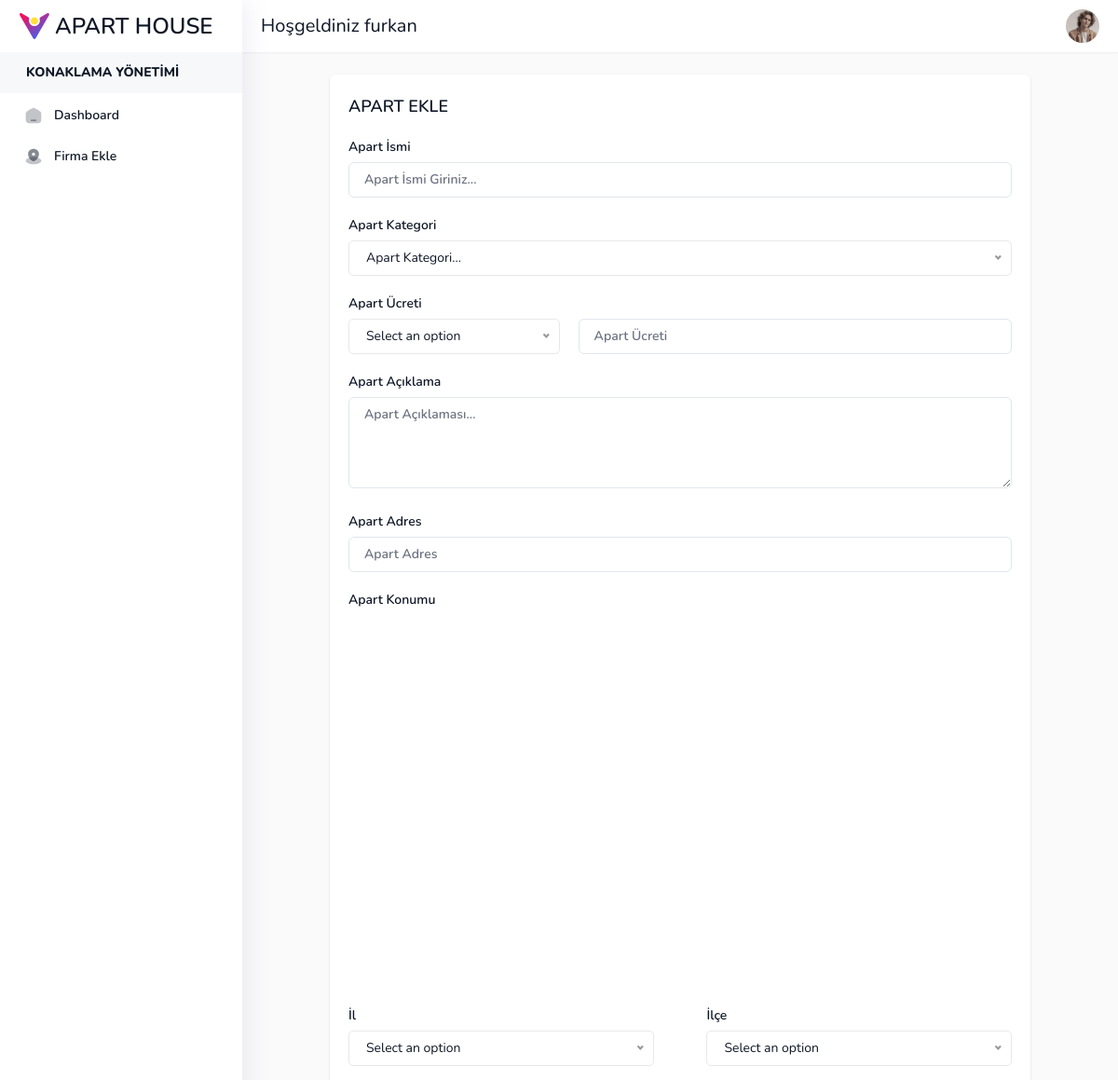
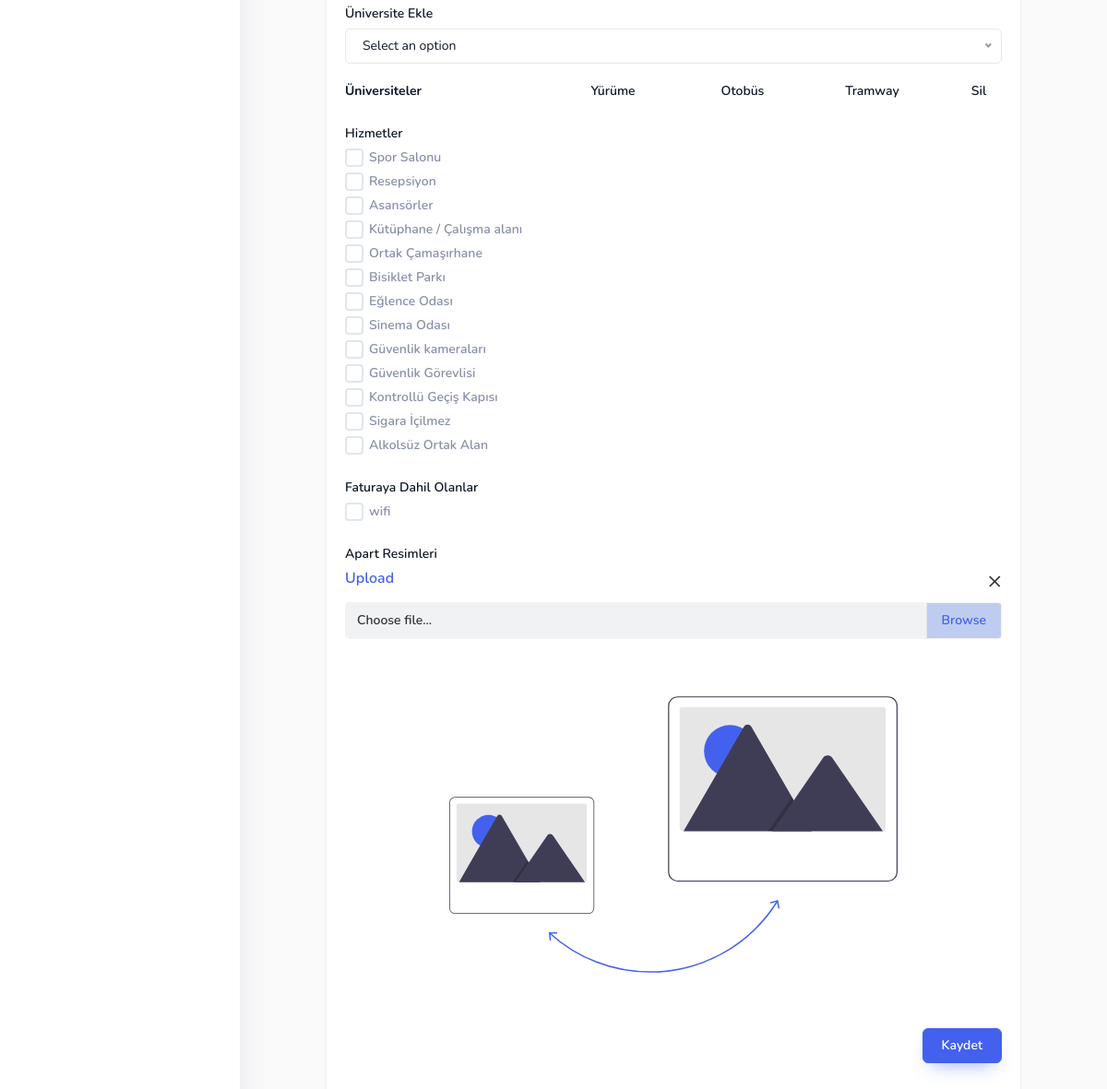
Page /apart_admin/8/apart-ekle/ (signed in) on the committed database (2 pictures, top to bottom).
### apart/models.py (models this page shows, shortened)
class ApartService(models.Model):
    add_by = models.ForeignKey('auth.User', on_delete=models.CASCADE, blank=True, null=True)
    name = models.CharField(max_length=255)
    icon = models.TextField(null=True, blank=True)
    category = models.ForeignKey(ApartServiceCategory, on_delete=models.CASCADE, related_name='services')
    created_at = models.DateTimeField(auto_now_add=True)

class ApartBillDetail(models.Model):
    add_by = models.ForeignKey('auth.User', on_delete=models.CASCADE, blank=True, null=True)
    name = models.CharField(max_length=255)
    created_at = models.DateTimeField(auto_now_add=True)

### apart_admin/views.py (the view, shortened to what this page needs)
# urls.py: path('<int:firm_id>/apart-ekle/', views.apart_ekle, name='apart_ekle'),
@login_required
def apart_ekle(request, firm_id):
    firm = ApartFirm.objects.filter(id=firm_id, add_by=request.user).first()
    if not firm:
        messages.error(request, 'Firma bulunamadı.')
        return redirect('index')
    categories = ApartCategory.objects.all()
    price_types = Apart.PriceType.choices
    citys = City.objects.all()
    services = ApartService.objects.all()
    bills = ApartBillDetail.objects.all()
    return render(request, 'apart_admin/apart_ekle.html', {
        'firm': firm,
        'categories': categories,
        'price_types': price_types,
        'citys': citys,
        'services': services,
        'bills': bills
    })

### templates/apart_admin/apart_ekle.html (shortened to what this page needs)
{% extends 'layout/base.html' %}
{% block content %}
<div class="animate__animated p-6 w-full sm:w-[800px] mx-auto" :class="[$store.app.animation]">
    <div>
        <div class="grid grid-cols-1">
            <div class="panel">
                <div class="mb-5 flex items-center justify-between">
                    <h5 class="text-lg font-semibold dark:text-white-light">
                        APART
                        {% if apart %}
                        DÜZENLE
                        {% else %}
                        EKLE
                        {% endif %}
                    </h5>
                </div>
                <div class="mb-5">
                    <form action="{% url 'apart_ekle' firm.id %}" class="grid gap-5" method="post" enctype="multipart/form-data">
                        <div>
                            <label for="apart-ismi">Apart İsmi</label>
                            <input id="apart-ismi" type="text" placeholder="Apart İsmi Giriniz..." class="form-input"
                                name="name" required value="{{ apart.name }}" />
                        </div>
                        <div>
                            <label for="apart-kategori">Apart Kategori</label>
                        </div>
                        <div>
                            <label for="apart-kategori">Apart Ücreti</label>
                            <div class="grid grid-cols-1  sm:flex justify-between gap-5"
                                style="grid-auto-columns: auto;">
                                <input type="text" placeholder="Apart Ücreti" class="form-input" name="price" required
                                    value="{{ apart.price }}" />
                            </div>
                        </div>
                        <div>
                            <label for="apart-aciklama">Apart Açıklama</label>
                            <textarea id="apart-aciklama" name="apart-aciklama" rows="4" class="form-textarea "
                                placeholder="Apart Açıklaması...">{{ apart.info }}</textarea>
                        </div>
                        <div>
                            <label for="apart-adres">Apart Adres</label>
                            <input type="text" placeholder="Apart Adres" class="form-input" name="apart-adres" required
                                value="{{ apart.address }}" />
                        </div>
                        <div>
                            <label for="">Apart Konumu</label>
                            <div id="map" style="height: 400px"></div>
                        </div>
                        <div>
                            <div class="grid grid-cols-1  sm:flex justify-between gap-5"
                                style="grid-auto-columns: auto;">
                                <div class="sm:w-[46%]">
                                    <label for="apart-kategori">İl </label>
                                </div>
                                <div class="sm:w-[46%]">
                                    <label for="apart-kategori">İlçe</label>
                                </div>
                            </div>
                        </div>
                        <div>
                            <div class="">
                                <label for="">Üniversite Ekle</label>
                            </div>
                            <div class="flex gap-5 items-center justify-between mt-5">
                                <label style="width: 200px; text-wrap: wrap; font-weight: bold;">Üniversiteler</label>
                                <label style="width: 100px; text-align: center;">Yürüme</label>
                                <label style="width: 100px; text-align: center;">Otobüs</label>
                                <label style="width: 100px; text-align: center;">Tramway</label>
                                <label style="width: 50px; text-align: center;" class="university_delete">Sil</label>
                            </div>
                        </div>
                        <div>
                            <label for="">Hizmetler</label>
                            {% for service in services %}
                            <label class="flex items-center cursor-pointer">
                                <input type="checkbox" class="form-checkbox" name="services" value="{{ service.id }}"
                                />
                                <span class=" text-white-dark">{{ service.name }}</span>
                            </label>
                            {% endfor %}
                        </div>
                        <div>
                            <label for="">Faturaya Dahil Olanlar</label>
                            {% for bill in bills %}
                            <label class="flex items-center cursor-pointer">
                                <input type="checkbox" class="form-checkbox" name="bills" value="{{ bill.id }}"
                                />
                                <span class=" text-white-dark">{{ bill.name }}</span>
                            </label>
                            {% endfor %}
                        </div>
                        <div>
                            <label for="">Apart Resimleri</label>
                            <div class="custom-file-container" data-upload-id="ApartImages"></div>
                        </div>
                        <div class="flex justify-end">
                            <button type="submit" class="btn btn-primary">Kaydet</button>
                        </div>
                    </form>
                </div>
            </div>
        </div>
    </div>
</div>
{% endblock %}

### templates/layout/base.html (shortened to what this page needs)
<!DOCTYPE html>
<html lang="en">
<head>
    <link rel="stylesheet" type="text/css" media="screen" href="/static/assets/css/perfect-scrollbar.min.css" />
    <link rel="stylesheet" href="/static/assets/css/highlight.min.css" />
    <link rel="stylesheet" type="text/css" media="screen" href="/static/assets/css/style.css" />
    <link defer rel="stylesheet" type="text/css" media="screen" href="/static/assets/css/animate.css" />
    <link rel="stylesheet" type="text/css" href="/static/assets/css/nice-select2.css" />
    <link rel="stylesheet" type="text/css" href="/static/assets/css/file-upload-with-preview.min.css" />
</head>
<body x-data="main" class="relative overflow-x-hidden font-nunito text-sm font-normal antialiased"
    :class="[ $store.app.sidebar ? 'toggle-sidebar' : '', $store.app.theme === 'dark' || $store.app.isDarkMode ?  'dark' : '', $store.app.menu, $store.app.layout,$store.app.rtlClass]">
    <div class="main-container min-h-screen text-black dark:text-white-dark" :class="[$store.app.navbar]">
        <div :class="{'dark text-white-dark' : $store.app.semidark}">
            <nav x-data="sidebar"
                class="sidebar fixed top-0 bottom-0 z-50 h-full min-h-screen w-[260px] shadow-[5px_0_25px_0_rgba(94,92,154,0.1)] transition-all duration-300">
                <div class="h-full bg-white dark:bg-[#0e1726]">
                    <div class="flex items-center justify-between px-4 py-3">
                        <a href="/apart_admin" class="main-logo flex shrink-0 items-center">
                            <img class="ml-[5px] w-8 flex-none" src="/static/assets/images/logo.svg" alt="image" />
                            <span
                                class="align-middle text-2xl font-semibold ltr:ml-1.5 rtl:mr-1.5 dark:text-white-light lg:inline">APART
                                HOUSE</span>
                        </a>
                    </div>
                    <ul class="perfect-scrollbar relative h-[calc(100vh-80px)] space-y-0.5 overflow-y-auto overflow-x-hidden p-4 py-0 font-semibold"
                        x-data="{ activeDropdown: null }">
                        <h2
                            class="-mx-4 mb-1 flex items-center bg-white-light/30 py-3 px-7 font-extrabold uppercase dark:bg-dark dark:bg-opacity-[0.08]">
                            <span>KONAKLAMA YÖNETİMİ</span>
                        </h2>
                        <li class="nav-item">
                            <ul>
                                <li class="nav-item">
                                    <a href="/apart_admin" class="group">
                                        <div class="flex items-center">
                                            <span
                                                class="text-black ltr:pl-3 rtl:pr-3 dark:text-[#506690] dark:group-hover:text-white-dark">Dashboard</span>
                                        </div>
                                    </a>
                                    <a href="/apart_admin/firma-ekle" class="group">
                                        <div class="flex items-center">
                                            <span
                                                class="text-black ltr:pl-3 rtl:pr-3 dark:text-[#506690] dark:group-hover:text-white-dark">Firma
                                                Ekle</span>
                                        </div>
                                    </a>
                                </li>
                            </ul>
                        </li>
                    </ul>
                </div>
            </nav>
        </div>
        <div class="main-content flex flex-col min-h-screen">
            <header class="z-40" :class="{'dark' : $store.app.semidark && $store.app.menu === 'horizontal'}">
                <div class="shadow-sm">
                    <div class="relative flex w-full items-center bg-white px-5 py-2.5 dark:bg-[#0e1726]">
                        <div
                            class="flex items-center space-x-1.5 ltr:ml-auto rtl:mr-auto rtl:space-x-reverse dark:text-[#d0d2d6] sm:flex-1 ltr:sm:ml-0 sm:rtl:mr-0 lg:space-x-2">
                            <div class="sm:ltr:mr-auto sm:rtl:ml-auto" x-data="{ search: false }"
                                @click.outside="search = false">
                                <div class="text-xl">
                                    Hoşgeldiniz {{ request.user.username }}
                                </div>
                            </div>
                            <div class="dropdown flex-shrink-0" x-data="dropdown" @click.outside="open = false">
                                <a href="javascript:;" class="group relative" @click="toggle()">
                                    <span><img
                                            class="h-9 w-9 rounded-full object-cover saturate-50 group-hover:saturate-100"
                                            src="/static/assets/images/user-profile.jpeg" alt="image" /></span>
                                </a>
                            </div>
                        </div>
                    </div>
                </div>
            </header>
            {% block content %}{% endblock %}
        </div>
    </div>
</body>
</html>

### rows in the picture
ApartService: name "Spor Salonu"
ApartService: name "Resepsiyon"
ApartService: name "Asansörler"
ApartService: name "Kütüphane / Çalışma alanı"
ApartService: name "Ortak Çamaşırhane"
ApartService: name "Bisiklet Parkı"
ApartService: name "Eğlence Odası"
ApartService: name "Sinema Odası"
ApartService: name "Güvenlik kameraları"
ApartService: name "Güvenlik Görevlisi"
ApartService: name "Kontrollü Geçiş Kapısı"
ApartService: name "Sigara İçilmez"
ApartService: name "Alkolsüz Ortak Alan"
ApartBillDetail: name "wifi"

### other values in the picture
{{ request.user.username }} "furkan"
